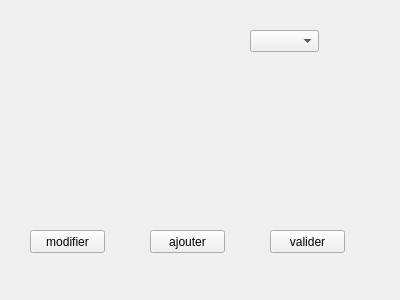
<?xml version="1.0" encoding="UTF-8"?>
<ui version="4.0">
 <class>Form</class>
 <widget class="QWidget" name="Form">
  <property name="geometry">
   <rect>
    <x>0</x>
    <y>0</y>
    <width>400</width>
    <height>300</height>
   </rect>
  </property>
  <property name="windowTitle">
   <string>Form</string>
  </property>
  <widget class="QPushButton" name="pushButton">
   <property name="geometry">
    <rect>
     <x>270</x>
     <y>230</y>
     <width>75</width>
     <height>23</height>
    </rect>
   </property>
   <property name="text">
    <string>valider</string>
   </property>
  </widget>
  <widget class="QPushButton" name="pushButton_2">
   <property name="geometry">
    <rect>
     <x>30</x>
     <y>230</y>
     <width>75</width>
     <height>23</height>
    </rect>
   </property>
   <property name="text">
    <string>modifier</string>
   </property>
  </widget>
  <widget class="QPushButton" name="pushButton_3">
   <property name="geometry">
    <rect>
     <x>150</x>
     <y>230</y>
     <width>75</width>
     <height>23</height>
    </rect>
   </property>
   <property name="text">
    <string>ajouter</string>
   </property>
  </widget>
  <widget class="QComboBox" name="comboBox">
   <property name="geometry">
    <rect>
     <x>250</x>
     <y>30</y>
     <width>69</width>
     <height>22</height>
    </rect>
   </property>
  </widget>
 </widget>
 <resources/>
 <connections/>
</ui>
